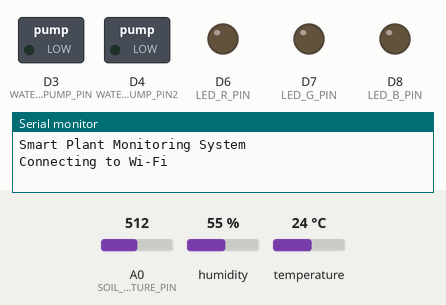
Simulated run of this sketch. Board: ESP8266 (NodeMCU). Shown: switched loads named in the sketch (green lamp = pin HIGH), output pins drawn as LEDs (lit = HIGH), the last lines printed to the serial monitor. The inputs (shaded band) are chosen by the test bench; at power-on: A0 (SOIL_MOISTURE_PIN) = 512, humidity 55 %, temperature 24 °C. WiFi joins after 1.5 s; servers stay silent unless stated.

Above: at 0.1 s.
At 1.6 s:
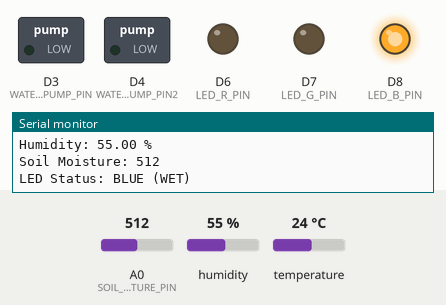
Timing chart, 0 to 3.1 s (numbered marks = the images above):
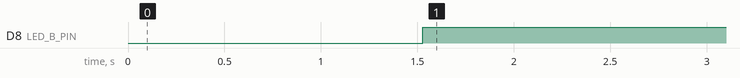

Measured:
- by itself, D8 (LED_B_PIN): LOW → HIGH at 1.5 s

The sketch:

test.ino
```cpp
#include <DHT.h>                  // DHT 센서를 사용하기 위한 라이브러리
#include <ESP8266WiFi.h>          // Wi-Fi 기능을 사용하기 위한 라이브러리
#include <WiFiClientSecure.h>     // HTTPS 통신을 위한 라이브러리
#include <UniversalTelegramBot.h> // 텔레그램 봇 라이브러리

// 핀 정의
#define DHTPIN D1                 // DHT11 센서 데이터 핀
#define DHTTYPE DHT11             // DHT 센서의 유형 (DHT11)
DHT dht(DHTPIN, DHTTYPE);         // DHT 객체 생성

#define SOIL_MOISTURE_PIN A0      // 토양습도 센서 핀
#define WATER_PUMP_PIN D3         // 워터펌프 1 핀
#define WATER_PUMP_PIN2 D4        // 워터펌프 2 핀
#define LED_R_PIN D6              // 빨간색 LED 핀
#define LED_G_PIN D7              // 초록색 LED 핀
#define LED_B_PIN D8              // 파란색 LED 핀
#define SWITCH_BUTTON_PIN D2      // 스위치 버튼 핀

// 텔레그램 봇 정보
const char* telegramBotToken = "7106601271:AAEtKGTeJM4LpN6PZExi3IAAP2-5MGVEWqg"; // 텔레그램 봇의 토큰
const char* chatID = "7336046897"; // 텔레그램에서 메시지를 보낼 Chat ID

WiFiClientSecure telegramClient; // HTTPS 클라이언트 생성
UniversalTelegramBot bot(telegramBotToken, telegramClient); // 텔레그램 봇 객체 생성

// Wi-Fi 정보
const char* ssid = "DIT_FREE_WiFi"; // Wi-Fi SSID
const char* password = "";          // Wi-Fi 비밀번호

// 변수 선언
int soilMoistureValue = 0;          // 토양습도 값을 저장할 변수
float temperature = 0.0;            // 온도를 저장할 변수
float humidity = 0.0;               // 습도를 저장할 변수

// 초기 설정
void setup() {
  Serial.begin(115200);             // 시리얼 모니터 통신 속도 설정
  Serial.println("Smart Plant Monitoring System"); // 시스템 시작 메시지 출력

  dht.begin();                      // DHT 센서 초기화
  pinMode(SOIL_MOISTURE_PIN, INPUT); // 토양습도 센서를 입력 모드로 설정
  pinMode(WATER_PUMP_PIN, OUTPUT);  // 워터펌프 1 핀을 출력 모드로 설정
  pinMode(WATER_PUMP_PIN2, OUTPUT); // 워터펌프 2 핀을 출력 모드로 설정
  pinMode(LED_R_PIN, OUTPUT);       // 빨간색 LED를 출력 모드로 설정
  pinMode(LED_G_PIN, OUTPUT);       // 초록색 LED를 출력 모드로 설정
  pinMode(LED_B_PIN, OUTPUT);       // 파란색 LED를 출력 모드로 설정
  pinMode(SWITCH_BUTTON_PIN, INPUT_PULLUP); // 스위치 버튼을 풀업 모드로 설정

  Serial.print("Connecting to Wi-Fi"); // Wi-Fi 연결 상태를 출력
  WiFi.begin(ssid, password);          // Wi-Fi 네트워크에 연결
  while (WiFi.status() != WL_CONNECTED) { // Wi-Fi 연결 대기
    delay(500); // 0.5초 대기
    Serial.print("."); // 연결 대기 중 상태를 출력
  }
  Serial.println("\nConnected to Wi-Fi"); // Wi-Fi 연결 완료 메시지 출력

  telegramClient.setInsecure(); // HTTPS 인증 비활성화 (SSL 인증 사용하지 않음)
}

// 메인 루프
void loop() {
  temperature = dht.readTemperature(); // DHT 센서에서 온도 읽기
  humidity = dht.readHumidity();       // DHT 센서에서 습도 읽기

  if (isnan(temperature) || isnan(humidity)) { // 값이 유효하지 않은 경우 확인
    Serial.println("Failed to read from DHT sensor!"); // 오류 메시지 출력
    return; // 함수 종료
  }

  soilMoistureValue = analogRead(SOIL_MOISTURE_PIN); // 토양습도 센서 값 읽기

  // 시리얼 모니터에 읽은 값 출력
  Serial.println("================================="); // 구분선 출력
  Serial.print("Temperature: "); // 온도 출력
  Serial.print(temperature);
  Serial.println(" °C");

  Serial.print("Humidity: "); // 습도 출력
  Serial.print(humidity);
  Serial.println(" %");

  Serial.print("Soil Moisture: "); // 토양습도 값 출력
  Serial.println(soilMoistureValue);

  // LED 상태 설정
  if (soilMoistureValue > 1000) { // 건조 상태 확인
    digitalWrite(LED_R_PIN, HIGH); // 빨간색 LED 켜기
    digitalWrite(LED_G_PIN, LOW);  // 초록색 LED 끄기
    digitalWrite(LED_B_PIN, LOW);  // 파란색 LED 끄기
    Serial.println("LED Status: RED (DRY)"); // 상태 메시지 출력
  } else if (soilMoistureValue > 600) { // 적당한 습도 상태 확인
    digitalWrite(LED_R_PIN, LOW);  // 빨간색 LED 끄기
    digitalWrite(LED_G_PIN, HIGH); // 초록색 LED 켜기
    digitalWrite(LED_B_PIN, LOW);  // 파란색 LED 끄기
    Serial.println("LED Status: GREEN (NORMAL)"); // 상태 메시지 출력
  } else { // 매우 습한 상태 확인
    digitalWrite(LED_R_PIN, LOW);  // 빨간색 LED 끄기
    digitalWrite(LED_G_PIN, LOW);  // 초록색 LED 끄기
    digitalWrite(LED_B_PIN, HIGH); // 파란색 LED 켜기
    Serial.println("LED Status: BLUE (WET)"); // 상태 메시지 출력
  }

  sendTelegramMessage(); // 텔레그램 메시지 전송
  delay(60000);          // 1분 대기
}

// 텔레그램 메시지 전송 함수
void sendTelegramMessage() {
  String message = "Smart Plant Monitoring:\n"; // 메시지 생성
  message += "Temperature: " + String(temperature) + "°C\n"; // 온도 추가
  message += "Humidity: " + String(humidity) + "%\n"; // 습도 추가
  message += "Soil Moisture: " + String(soilMoistureValue) + "\n"; // 토양습도 값 추가

  if (bot.sendMessage(chatID, message, "")) { // 텔레그램 메시지 전송
    Serial.println("Telegram message sent successfully."); // 성공 메시지 출력
  } else {
    Serial.println("Failed to send Telegram message."); // 실패 메시지 출력
  }
}
```
